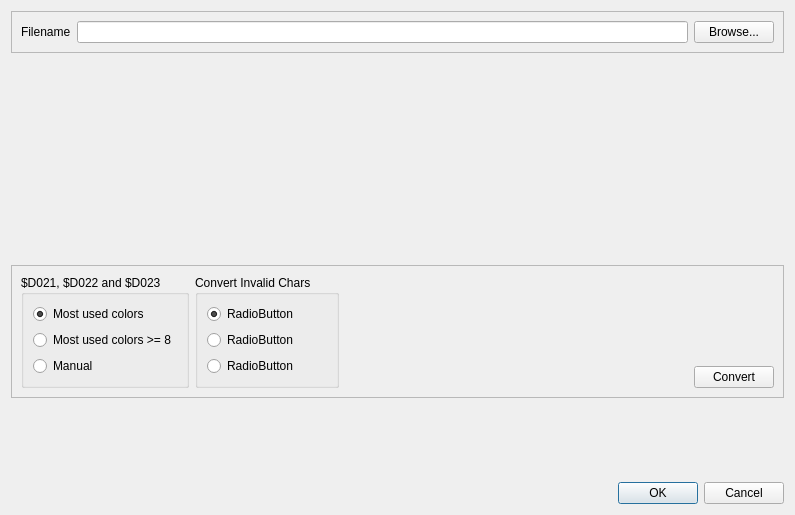
<?xml version="1.0" encoding="UTF-8"?>
<ui version="4.0">
 <class>ImportKoalaDialog</class>
 <widget class="QDialog" name="ImportKoalaDialog">
  <property name="geometry">
   <rect>
    <x>0</x>
    <y>0</y>
    <width>795</width>
    <height>515</height>
   </rect>
  </property>
  <property name="minimumSize">
   <size>
    <width>320</width>
    <height>200</height>
   </size>
  </property>
  <property name="windowTitle">
   <string>Dialog</string>
  </property>
  <layout class="QVBoxLayout" name="verticalLayout_2">
   <item>
    <widget class="QFrame" name="frame">
     <property name="frameShape">
      <enum>QFrame::StyledPanel</enum>
     </property>
     <property name="frameShadow">
      <enum>QFrame::Raised</enum>
     </property>
     <layout class="QHBoxLayout" name="horizontalLayout">
      <item>
       <widget class="QLabel" name="label">
        <property name="text">
         <string>Filename</string>
        </property>
       </widget>
      </item>
      <item>
       <widget class="QLineEdit" name="lineEdit"/>
      </item>
      <item>
       <widget class="QPushButton" name="pushButton">
        <property name="text">
         <string>Browse...</string>
        </property>
       </widget>
      </item>
     </layout>
    </widget>
   </item>
   <item>
    <layout class="QHBoxLayout" name="horizontalLayout_4">
     <item>
      <widget class="ImportKoalaOrigWidget" name="widgetKoala" native="true">
       <property name="minimumSize">
        <size>
         <width>320</width>
         <height>200</height>
        </size>
       </property>
      </widget>
     </item>
     <item>
      <widget class="ImportKoalaConvWidget" name="widgetCharset" native="true">
       <property name="minimumSize">
        <size>
         <width>320</width>
         <height>200</height>
        </size>
       </property>
      </widget>
     </item>
    </layout>
   </item>
   <item>
    <widget class="QFrame" name="frame_2">
     <property name="frameShape">
      <enum>QFrame::StyledPanel</enum>
     </property>
     <property name="frameShadow">
      <enum>QFrame::Raised</enum>
     </property>
     <layout class="QHBoxLayout" name="horizontalLayout_2">
      <item>
       <widget class="QGroupBox" name="groupBox">
        <property name="title">
         <string>$D021, $D022 and $D023</string>
        </property>
        <layout class="QVBoxLayout" name="verticalLayout">
         <item>
          <widget class="QRadioButton" name="radioMostUsedColors">
           <property name="text">
            <string>Most used colors</string>
           </property>
           <property name="checked">
            <bool>true</bool>
           </property>
          </widget>
         </item>
         <item>
          <widget class="QRadioButton" name="radioMostUsedHiColors">
           <property name="text">
            <string>Most used colors &gt;= 8</string>
           </property>
          </widget>
         </item>
         <item>
          <widget class="QRadioButton" name="radioManual">
           <property name="text">
            <string>Manual</string>
           </property>
          </widget>
         </item>
        </layout>
       </widget>
      </item>
      <item>
       <widget class="QGroupBox" name="groupBox_2">
        <property name="title">
         <string>Convert Invalid Chars</string>
        </property>
        <layout class="QVBoxLayout" name="verticalLayout_3">
         <item>
          <widget class="QRadioButton" name="radioButton_4">
           <property name="text">
            <string>RadioButton</string>
           </property>
           <property name="checked">
            <bool>true</bool>
           </property>
          </widget>
         </item>
         <item>
          <widget class="QRadioButton" name="radioButton_5">
           <property name="text">
            <string>RadioButton</string>
           </property>
          </widget>
         </item>
         <item>
          <widget class="QRadioButton" name="radioButton_6">
           <property name="text">
            <string>RadioButton</string>
           </property>
          </widget>
         </item>
        </layout>
       </widget>
      </item>
      <item>
       <spacer name="horizontalSpacer">
        <property name="orientation">
         <enum>Qt::Horizontal</enum>
        </property>
        <property name="sizeHint" stdset="0">
         <size>
          <width>40</width>
          <height>20</height>
         </size>
        </property>
       </spacer>
      </item>
      <item>
       <layout class="QVBoxLayout" name="verticalLayout_4">
        <item>
         <spacer name="verticalSpacer_2">
          <property name="orientation">
           <enum>Qt::Vertical</enum>
          </property>
          <property name="sizeHint" stdset="0">
           <size>
            <width>20</width>
            <height>40</height>
           </size>
          </property>
         </spacer>
        </item>
        <item>
         <widget class="QPushButton" name="pushButtonConvert">
          <property name="text">
           <string>Convert</string>
          </property>
         </widget>
        </item>
       </layout>
      </item>
     </layout>
    </widget>
   </item>
   <item>
    <spacer name="verticalSpacer">
     <property name="orientation">
      <enum>Qt::Vertical</enum>
     </property>
     <property name="sizeHint" stdset="0">
      <size>
       <width>20</width>
       <height>40</height>
      </size>
     </property>
    </spacer>
   </item>
   <item>
    <widget class="QDialogButtonBox" name="buttonBox">
     <property name="orientation">
      <enum>Qt::Horizontal</enum>
     </property>
     <property name="standardButtons">
      <set>QDialogButtonBox::Cancel|QDialogButtonBox::Ok</set>
     </property>
    </widget>
   </item>
  </layout>
 </widget>
 <customwidgets>
  <customwidget>
   <class>ImportKoalaOrigWidget</class>
   <extends>QWidget</extends>
   <header>importkoalaorigwidget.h</header>
   <container>1</container>
  </customwidget>
  <customwidget>
   <class>ImportKoalaConvWidget</class>
   <extends>QWidget</extends>
   <header>importkoalaconvwidget.h</header>
   <container>1</container>
  </customwidget>
 </customwidgets>
 <resources/>
 <connections>
  <connection>
   <sender>buttonBox</sender>
   <signal>accepted()</signal>
   <receiver>ImportKoalaDialog</receiver>
   <slot>accept()</slot>
   <hints>
    <hint type="sourcelabel">
     <x>248</x>
     <y>254</y>
    </hint>
    <hint type="destinationlabel">
     <x>157</x>
     <y>274</y>
    </hint>
   </hints>
  </connection>
  <connection>
   <sender>buttonBox</sender>
   <signal>rejected()</signal>
   <receiver>ImportKoalaDialog</receiver>
   <slot>reject()</slot>
   <hints>
    <hint type="sourcelabel">
     <x>316</x>
     <y>260</y>
    </hint>
    <hint type="destinationlabel">
     <x>286</x>
     <y>274</y>
    </hint>
   </hints>
  </connection>
 </connections>
</ui>
